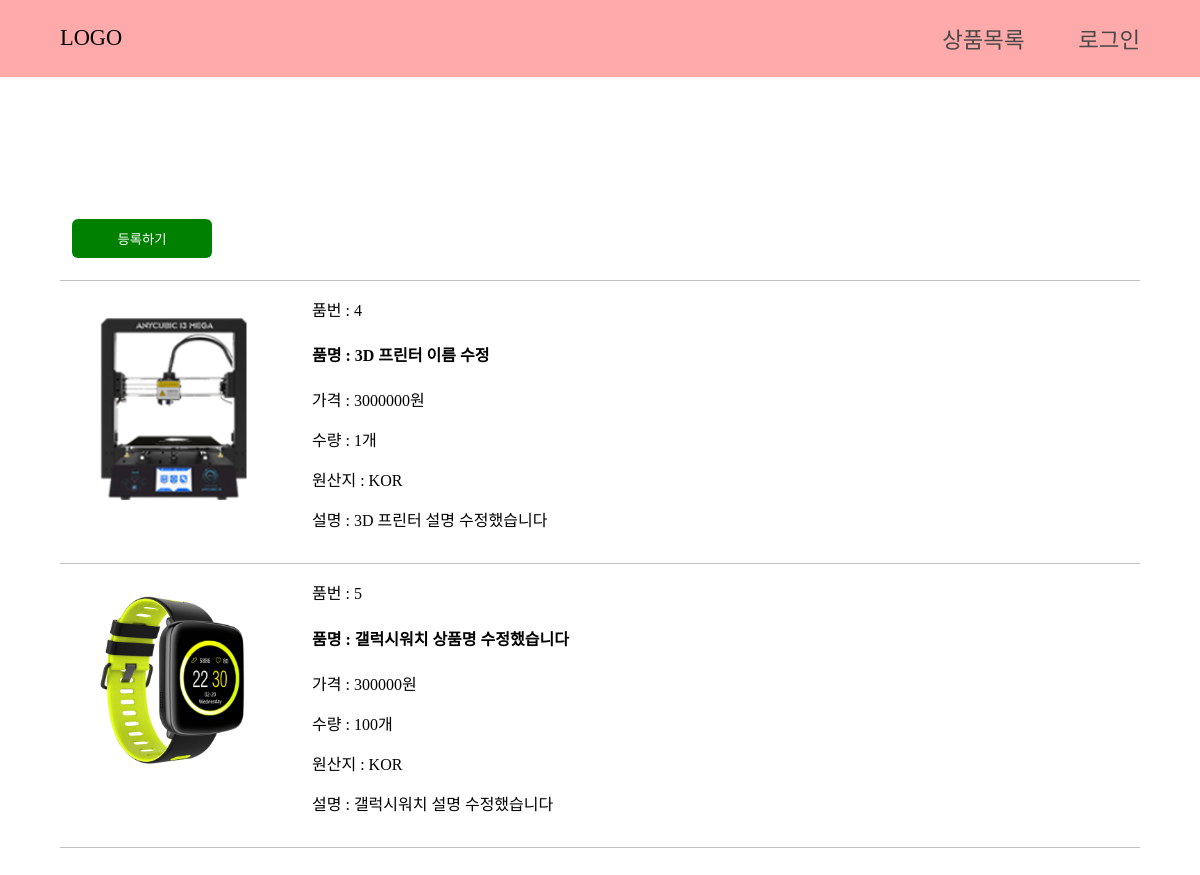
The app's page /list_edit/ with its own data.
### product/models.py (models this page shows)
class Product(models.Model):
	Name = models.CharField(max_length=50)
	Thumbnail = models.FileField(upload_to='product')
	Price = models.IntegerField()
	Stock = models.IntegerField(null=True)
	Country = models.CharField(max_length=3,choices=COUNTRY_CHOICE)
	Abstraction = models.CharField(max_length=500, null=True, blank=True)

### product/views.py (the view)
# urls.py: url(r'^list_edit/$', product_view.listProduct_edit),
def listProduct_edit(request):
	pList = Product.objects.all()
	return render(request, 'list_edit.html', {'pList':pList})

### templates/list_edit.html (shortened to what this page needs)
{% extends "base.html" %}
{% load staticfiles %}
{% block head %}
<link rel="stylesheet" type="text/css" href="{% static "css/list.css" %}" />
<link rel="stylesheet" type="text/css" href="{% static "css/form.css" %}" />
{% endblock %}
{% block contents %}
<div class="container list-container">
    <div class="list-product">
        <div class="create-buttons">
            <a href="/list_edit/create/"><button>등록하기</button></a>
        </div>
    </div>
{% for item in pList %}
    <div class="list-product">
        <div class="list-img">
            <img src="{{item.Thumbnail.url}}" />
        </div>
        <div class="list-info">
            <div class="list-info">품번 : {{item.id}}</div>
            <h4 class="list-info">품명 : {{item.Name}}</h4>
            <p class="list-info">가격 : {{item.Price}}원</p>
            <p class="list-info">수량 : {{item.Stock}}개</p>
            <p class="list-info">원산지 : {{item.Country}}</p>
            <p class="list-info">설명 : {{item.Abstraction}}</p>
        </div>
        <div class="list-buttons">
            <a href="/list_edit/{{item.id}}/"><button>수정하기</button></a>
        </div>
    </div>
{% endfor %}
</div>
{% endblock %}

### static/css/base.css (style rules this page uses)
body { margin:0; }
.container { width:1080px; margin:0 auto; }
a { text-decoration: none; }

### static/css/list.css (style rules this page uses)
.list-container { padding:120px 0; }
.list-product { display: flex; justify-content: space-between; padding:16px 12px; border-bottom:1px solid #c2c2c2; }
.list-img > img { width:200px; }
.list-info { flex:1; padding-left:20px; }
.list-buttons { display: flex; flex-direction: column; align-items: stretch; width:140px; }
.create-buttons { display: flex; flex-direction: column; align-items: stretch; width:140px; }
.create-buttons button { width:100%; padding:10px; margin:6px 0; border:0; outline:0; background-color:green; color:white; border-radius:6px; cursor:pointer; transition: 0.2s ease all; }

### static/css/form.css (style rules this page uses)
input, button { padding:6px 12px; }
button { background-color:#ff5a5f; border:none; outline:none; color:#fff; }

### records on screen
Product: Thumbnail (picture), id "4", Name "3D 프린터 이름 수정", Price "3000000", Stock "1", Country "KOR", Abstraction "3D 프린터 설명 수정했습니다"
Product: Thumbnail (picture), id "5", Name "갤럭시워치 상품명 수정했습니다", Price "300000", Stock "100", Country "KOR", Abstraction "갤럭시워치 설명 수정했습니다"
